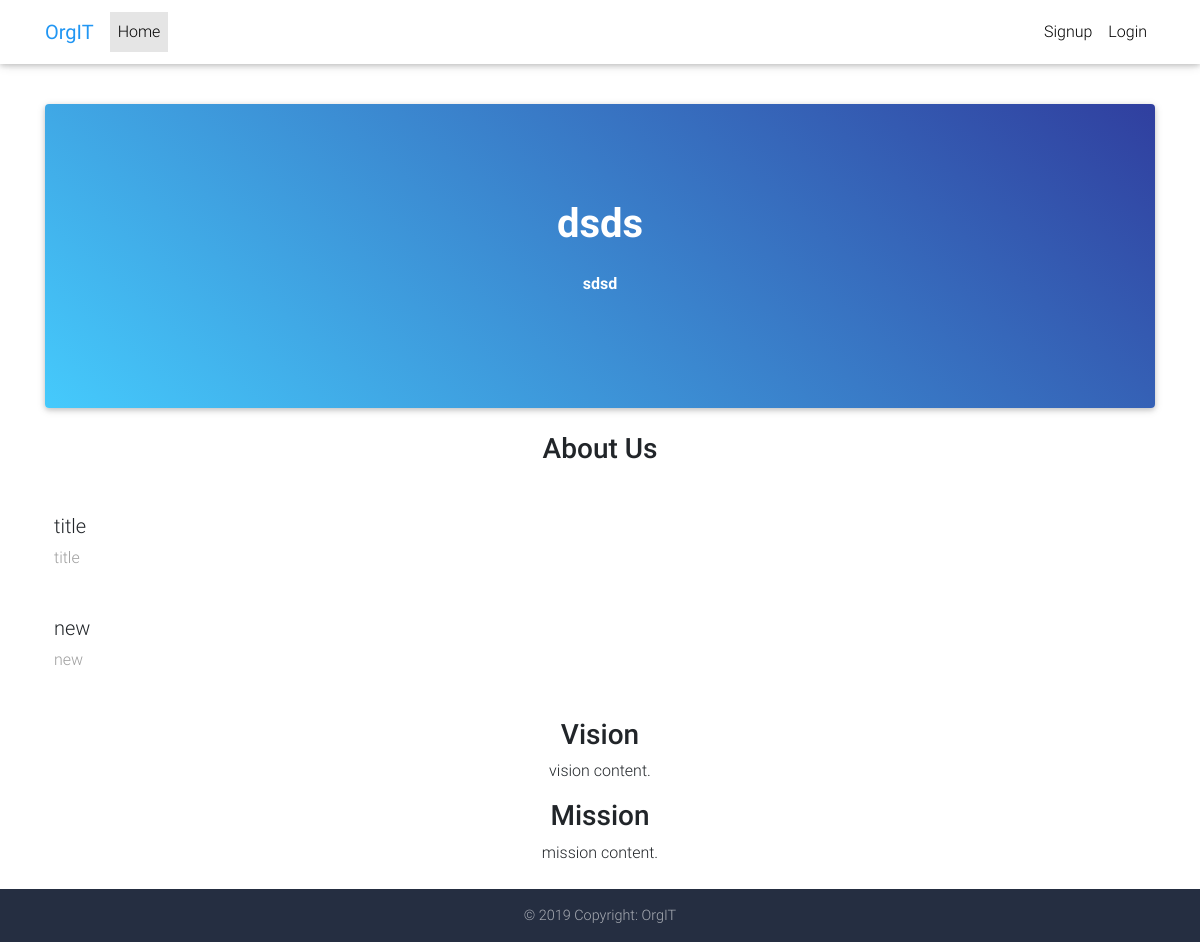
The page / on the database its author committed.
### tables this page shows
CREATE TABLE IF NOT EXISTS `maincontent` (
  `id` int(255) NOT NULL AUTO_INCREMENT,
  `title` varchar(255) NOT NULL,
  `content` longtext NOT NULL,
  PRIMARY KEY (`id`)
);

CREATE TABLE IF NOT EXISTS `aboutus` (
  `id` int(255) NOT NULL AUTO_INCREMENT,
  `title` text NOT NULL,
  `content` text NOT NULL,
  `timestamp` timestamp(6) NOT NULL,
  PRIMARY KEY (`id`)
);

CREATE TABLE IF NOT EXISTS `visionmission` (
  `vision` text NOT NULL,
  `mission` varchar(255) NOT NULL
);

### index.php (the view, shortened to what this page needs)
<?php
include 'inc/header.php';
include 'inc/session.php';
?>
<body>
 <?php include 'inc/navbar.php'; ?>
  <main class="mt-5 pt-5">
    <div class="container mt-2">
      <section class="card blue-gradient wow fadeIn animated" id="intro" style="visibility: visible; animation-name: fadeIn;">
        <div class="card-body text-white text-center py-5 px-5 my-5">
        <?php
          $sql = mysqli_query($db, "SELECT * FROM maincontent");
          $content = mysqli_fetch_assoc($sql);
        ?>
          <h1 class="mb-4">
            <strong><?php echo $content['title'];?></strong>
          </h1>
          <p>
            <strong><?php echo $content['content'];?></strong>
          </p>
        </div>
      </section>
<br>
      <section>
        <h3 class="h3 text-center mb-5">About Us</h3>
        <div class="row wow fadeIn" style="visibility: visible; animation-name: fadeIn;">
          <div class="col-lg-12 col-md-12 px-4">
              <?php
                $sql1 = mysqli_query($db, "SELECT * FROM aboutus");
                while ($aboutus = mysqli_fetch_array($sql1)) {
              ?>
            <div class="row">
              <div class="col-12">
                <h5 class="feature-title"><?php echo $aboutus['title'];?></h5>
                <p class="grey-text"><?php echo $aboutus['title'];?></p>
              </div>
            </div>
            <div style="height:30px"></div>
             <?php } ?>
          </div>
        </div>
      </section>
      <section>
        <?php
          $sql2 = mysqli_query($db, "SELECT * FROM visionmission");
          $visionmission = mysqli_fetch_assoc($sql2);
        ?>
        <div class="wow fadeIn" style="visibility: visible; animation-name: fadeIn;">
          <h3 class="h3 text-center">Vision</h3>
          <p class="text-center"><?php echo $visionmission['vision'];?>.</p>
        </div>
      </section>
        <section>
        <div class="wow fadeIn" style="visibility: visible; animation-name: fadeIn;">
          <h3 class="h3 text-center">Mission</h3>
          <p class="text-center"><?php echo $visionmission['mission'];?>.</p>
        </div>
      </section>
    </div>
  </main>
<?php include 'inc/footer.php'; ?>
</body>
</html>

### inc/header.php (style rules this page uses)
* { margin: 0; padding: 0; }
html, body { height: 100%; width: 100%; }
main { min-height: 100%; }

### rows shown on the page
maincontent: title "dsds", content "sdsd"
aboutus: title "title"
aboutus: title "new"
visionmission: vision "vision content", mission "mission content"
